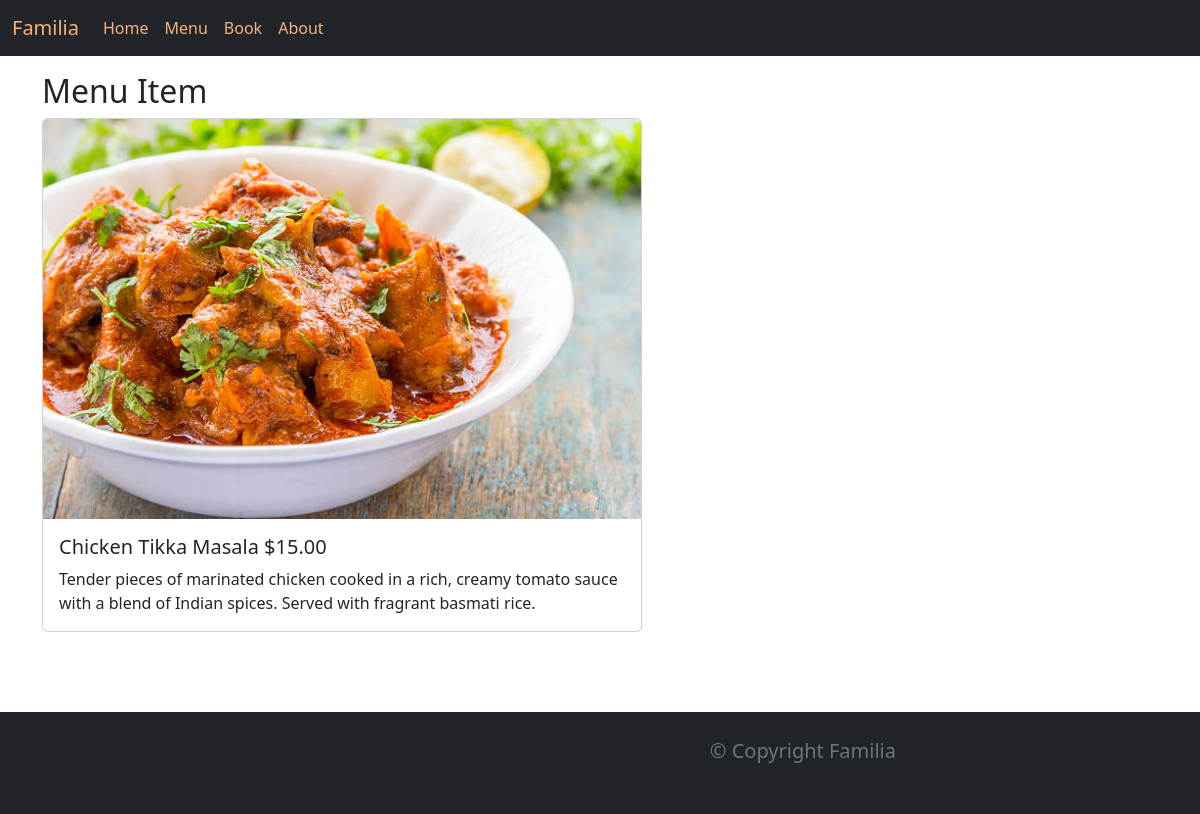
Page /menu_item/2/ on the committed database.
### Restaurant/models.py (models this page shows, shortened)
class Menu(models.Model):
    name = models.CharField(max_length=200)
    price = models.IntegerField()
    desc=models.TextField(max_length=1000)

### Restaurant/views.py (the view)
# urls.py: path("menu_item/<pk>/",views.menu_item,name="menu_item"),
def menu_item(request,pk=None):
    if pk:
        try:
            item=Menu.objects.get(pk=pk)
        except:
            item=''
    else:
        item=''
    return render(request,"menu_item.html",{"menu_item":item})

### Restaurant/templates/menu_item.html
{% extends 'base.html' %} {% load static %}{% block title %} Menu item {% endblock %} {% block content %}
<h2>Menu Item</h2>
<div class="card" style="width: 50vw">
  <img
    src="{% static 'img/menu/' %}{{menu_item.name}}.jpg"
    class="card-img-top"
    alt="menu_item.name"
    height="400vh"
    width="300px"
  />
  <div class="card-body">
    <h5 class="card-title">{{menu_item.name}} ${{menu_item.price}}.00</h5>
    <p class="card-text">{{menu_item.desc}}</p>
  </div>
</div>
{% endblock %}

### rows in the picture
Menu: name (picture), name "Chicken Tikka Masala", price "15", desc "Tender pieces of marinated chicken cooked in a rich, creamy tomato sauce with a blend of Indian spices. Served with fragrant basmati rice."
